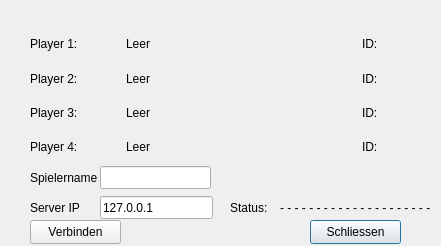
<?xml version="1.0" encoding="UTF-8"?>
<ui version="4.0">
 <class>client_gui</class>
 <widget class="QDialog" name="client_gui">
  <property name="geometry">
   <rect>
    <x>0</x>
    <y>0</y>
    <width>441</width>
    <height>246</height>
   </rect>
  </property>
  <property name="windowTitle">
   <string>Dialog</string>
  </property>
  <widget class="QWidget" name="verticalLayoutWidget">
   <property name="geometry">
    <rect>
     <x>30</x>
     <y>30</y>
     <width>406</width>
     <height>131</height>
    </rect>
   </property>
   <layout class="QVBoxLayout" name="verticalLayout">
    <item>
     <layout class="QHBoxLayout" name="p1_layout_8">
      <item>
       <widget class="QLabel" name="p1_label">
        <property name="sizePolicy">
         <sizepolicy hsizetype="Fixed" vsizetype="Preferred">
          <horstretch>0</horstretch>
          <verstretch>0</verstretch>
         </sizepolicy>
        </property>
        <property name="minimumSize">
         <size>
          <width>90</width>
          <height>0</height>
         </size>
        </property>
        <property name="text">
         <string>Player 1:</string>
        </property>
       </widget>
      </item>
      <item>
       <widget class="QLabel" name="player1">
        <property name="sizePolicy">
         <sizepolicy hsizetype="Maximum" vsizetype="Preferred">
          <horstretch>0</horstretch>
          <verstretch>0</verstretch>
         </sizepolicy>
        </property>
        <property name="minimumSize">
         <size>
          <width>230</width>
          <height>0</height>
         </size>
        </property>
        <property name="text">
         <string>Leer</string>
        </property>
       </widget>
      </item>
      <item>
       <widget class="QLabel" name="ID1_label">
        <property name="text">
         <string>ID:</string>
        </property>
       </widget>
      </item>
     </layout>
    </item>
    <item>
     <layout class="QHBoxLayout" name="p2_layout">
      <item>
       <widget class="QLabel" name="p2_label">
        <property name="sizePolicy">
         <sizepolicy hsizetype="Fixed" vsizetype="Preferred">
          <horstretch>0</horstretch>
          <verstretch>0</verstretch>
         </sizepolicy>
        </property>
        <property name="minimumSize">
         <size>
          <width>90</width>
          <height>0</height>
         </size>
        </property>
        <property name="text">
         <string>Player 2:</string>
        </property>
       </widget>
      </item>
      <item>
       <widget class="QLabel" name="player2">
        <property name="minimumSize">
         <size>
          <width>230</width>
          <height>0</height>
         </size>
        </property>
        <property name="text">
         <string>Leer</string>
        </property>
       </widget>
      </item>
      <item>
       <widget class="QLabel" name="ID2_label">
        <property name="text">
         <string>ID:</string>
        </property>
       </widget>
      </item>
     </layout>
    </item>
    <item>
     <layout class="QHBoxLayout" name="p3_layout">
      <item>
       <widget class="QLabel" name="p3_label">
        <property name="sizePolicy">
         <sizepolicy hsizetype="Fixed" vsizetype="Preferred">
          <horstretch>0</horstretch>
          <verstretch>0</verstretch>
         </sizepolicy>
        </property>
        <property name="minimumSize">
         <size>
          <width>90</width>
          <height>0</height>
         </size>
        </property>
        <property name="text">
         <string>Player 3:</string>
        </property>
       </widget>
      </item>
      <item>
       <widget class="QLabel" name="player3">
        <property name="minimumSize">
         <size>
          <width>230</width>
          <height>0</height>
         </size>
        </property>
        <property name="text">
         <string>Leer</string>
        </property>
       </widget>
      </item>
      <item>
       <widget class="QLabel" name="ID3_label">
        <property name="text">
         <string>ID:</string>
        </property>
       </widget>
      </item>
     </layout>
    </item>
    <item>
     <layout class="QHBoxLayout" name="p4_layout">
      <item>
       <widget class="QLabel" name="p4_label">
        <property name="sizePolicy">
         <sizepolicy hsizetype="Fixed" vsizetype="Preferred">
          <horstretch>0</horstretch>
          <verstretch>0</verstretch>
         </sizepolicy>
        </property>
        <property name="minimumSize">
         <size>
          <width>90</width>
          <height>0</height>
         </size>
        </property>
        <property name="text">
         <string>Player 4:</string>
        </property>
       </widget>
      </item>
      <item>
       <widget class="QLabel" name="player4">
        <property name="minimumSize">
         <size>
          <width>230</width>
          <height>0</height>
         </size>
        </property>
        <property name="text">
         <string>Leer</string>
        </property>
       </widget>
      </item>
      <item>
       <widget class="QLabel" name="ID4_label">
        <property name="text">
         <string>ID:</string>
        </property>
       </widget>
      </item>
     </layout>
    </item>
   </layout>
  </widget>
  <widget class="QPushButton" name="close_button">
   <property name="geometry">
    <rect>
     <x>310</x>
     <y>220</y>
     <width>91</width>
     <height>24</height>
    </rect>
   </property>
   <property name="text">
    <string>Schliessen</string>
   </property>
  </widget>
  <widget class="QLabel" name="ServerIP_label">
   <property name="geometry">
    <rect>
     <x>30</x>
     <y>200</y>
     <width>53</width>
     <height>15</height>
    </rect>
   </property>
   <property name="text">
    <string>Server IP</string>
   </property>
  </widget>
  <widget class="QLineEdit" name="serverIP_lineEdit">
   <property name="geometry">
    <rect>
     <x>100</x>
     <y>196</y>
     <width>113</width>
     <height>23</height>
    </rect>
   </property>
   <property name="text">
    <string>127.0.0.1</string>
   </property>
  </widget>
  <widget class="QLabel" name="status_label">
   <property name="geometry">
    <rect>
     <x>230</x>
     <y>200</y>
     <width>41</width>
     <height>16</height>
    </rect>
   </property>
   <property name="text">
    <string>Status:</string>
   </property>
  </widget>
  <widget class="QPushButton" name="connect_button">
   <property name="geometry">
    <rect>
     <x>30</x>
     <y>220</y>
     <width>91</width>
     <height>24</height>
    </rect>
   </property>
   <property name="text">
    <string>Verbinden</string>
   </property>
  </widget>
  <widget class="QLabel" name="status_edit_label">
   <property name="geometry">
    <rect>
     <x>280</x>
     <y>200</y>
     <width>151</width>
     <height>16</height>
    </rect>
   </property>
   <property name="sizePolicy">
    <sizepolicy hsizetype="Fixed" vsizetype="Fixed">
     <horstretch>0</horstretch>
     <verstretch>0</verstretch>
    </sizepolicy>
   </property>
   <property name="text">
    <string>- - - - - - - - - - - - - - - - - - - - - - -</string>
   </property>
  </widget>
  <widget class="QLabel" name="spielername_label">
   <property name="geometry">
    <rect>
     <x>30</x>
     <y>170</y>
     <width>71</width>
     <height>16</height>
    </rect>
   </property>
   <property name="text">
    <string>Spielername</string>
   </property>
  </widget>
  <widget class="QLineEdit" name="spielername_lineEdit">
   <property name="geometry">
    <rect>
     <x>100</x>
     <y>166</y>
     <width>111</width>
     <height>23</height>
    </rect>
   </property>
  </widget>
 </widget>
 <resources/>
 <connections/>
</ui>
